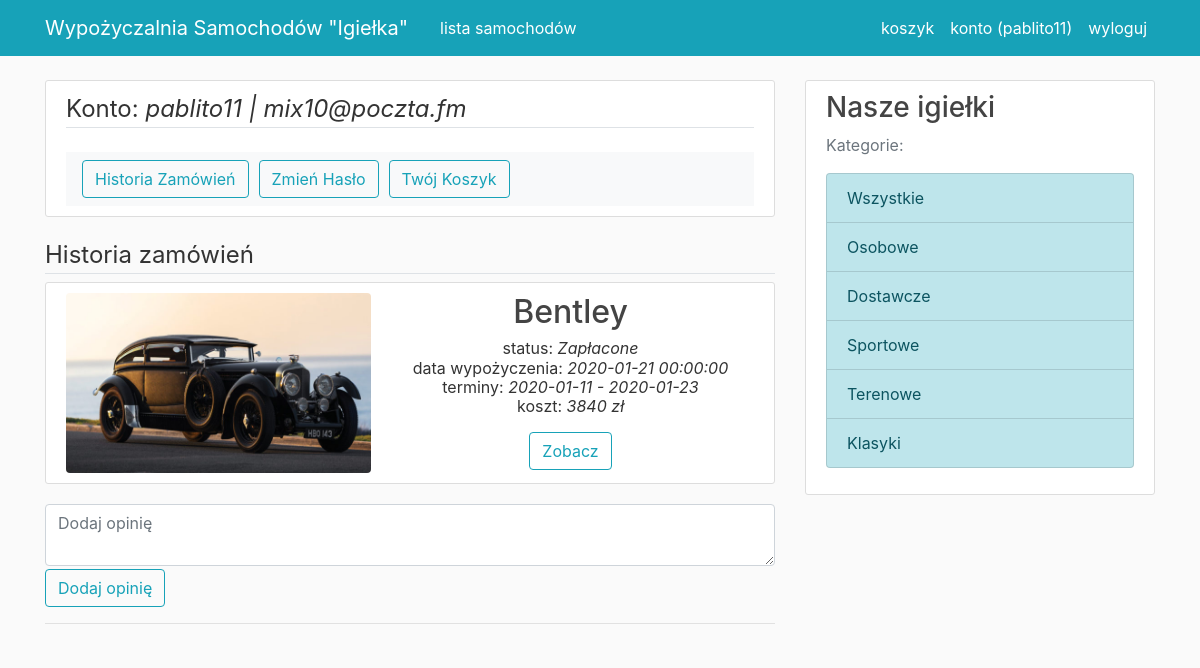
Screenshot of /account/history (signed in) with the database file from the repository.
### rent_app/models.py (models this page shows, shortened)
class User(db.Model, UserMixin):
    id = db.Column(db.Integer, primary_key = True)
    username = db.Column(db.String(20), unique=True, nullable=False)
    email = db.Column(db.String(30), unique=True, nullable=False)
    password= db.Column(db.String(60), nullable=False)
    orders = db.relationship('Order', backref='user', lazy=True )

class Order(db.Model):
    order_id = db.Column(db.Integer, primary_key=True)
    order_date = db.Column(db.DateTime, nullable = False, default = date.today())
    user_id = db.Column(db.Integer, db.ForeignKey('user.id'), nullable=False)
    car_id = db.Column(db.Integer, db.ForeignKey('car.id'), nullable=False)
    start_date = db.Column(db.Date, default = date.today())
    end_date = db.Column(db.Date, default = date.today())
    opinion = db.Column(db.String(250))
    opinion_date = db.Column(db.DateTime)
    pay_option = db.Column(db.String(30))
    status=db.Column(db.String(30), default="W trakcie")

class Car(db.Model):
    id = db.Column(db.Integer, primary_key=True)
    category = db.Column(db.String(30), nullable=False)
    image_file = db.Column(db.String(30), nullable=False)
    brand = db.Column(db.String(30), nullable=False)
    model = db.Column(db.String(30), nullable=False)
    type = db.Column(db.String(30), nullable=False)
    prod_year = db.Column(db.Integer, nullable=False)
    price = db.Column(db.Integer, nullable=False)
    seats = db.Column(db.Integer, nullable=False)
    gearcase = db.Column(db.String(10))
    fuel = db.Column(db.String(10))

### rent_app/routes.py (the view, shortened to what this page needs)
@app.route('/account/<option>', methods=["POST", "GET"])
@login_required
def account(option):
    form = ChangePassword()
    if option == "change_passwd":
        if form.validate_on_submit():
            current_user.password = bcrypt.generate_password_hash(form.password.data).decode('utf-8')
            db.session.commit()
            flash('hasło zostało zmienione!', 'success')
            return redirect(url_for('account', option='history'))
        else:
            return render_template('change_passwd.html', form=form)
    else:
        orders = Order.query.filter_by(user_id=current_user.id)
        cars_id = [order.car_id for order in orders]
        cars = [Car.query.filter_by(id=car_id).first() for car_id in cars_id]
        orders_cars = zip(orders,cars)
        return render_template('account.html',orders_cars=orders_cars)

### rent_app/forms.py (shortened to what this page needs)
class ChangePassword(FlaskForm):
    password = PasswordField('Nowe Hasło', validators = [DataRequired()])
    password2 = PasswordField('Powtórz Hasło', validators = [DataRequired(),EqualTo('password')])
    submit = SubmitField('Aktualizuj')

### rent_app/models.py (called while the page is built)
@login_manager.user_loader
def load_user(user_id):
    return User.query.get(int(user_id))

### rent_app/templates/account.html (shortened to what this page needs)
{% extends "base.html" %}
{% block content %}
<div class="content-section">
    <legend class="border-bottom mb-4">Konto: <i> {{current_user.username + " | " + current_user.email}}</i>  </legend>
    <nav class="navbar navbar-light bg-light">
        <form class="form-inline">
            <a href="{{url_for('account', option='history')}}" class="btn btn-outline-info" role="button" style="margin-right:10px;">Historia Zamówień</a>
            <a href="{{url_for('account', option='change_passwd')}}" class="btn btn-outline-info" role="button" style="margin-right:10px;">Zmień Hasło</a>
            <a href="{{url_for('basket')}}" class="btn btn-outline-info" role="button" style="margin-right:10px;">Twój Koszyk</a>
        </form>
    </nav>
</div>
    {% block account %}
    <legend class="border-bottom">Historia zamówień</legend>
        {% for order, car in orders_cars %}
<div class="media content-section">
        <div>
            <a href = "{{ (url_for('car_profile', car_id=car.id))}}">
                <img class="align-self-start mr-3 img-fluid article-img rounded" src="../static/photos/{{car.image_file}}" alt="Generic placeholder image">
            </a>
        </div>
        <div class="media-body text-center">
            <h2><a class="article-title" href="{{ (url_for('car_profile', car_id=car.id))}}">{{ car.brand + " " + car.model }}</a></h2>
            <p class="article-content">status: <i> {{ order.status }}</i><br>
                data wypożyczenia: <i>{{ order.order_date }} </i><br>
                terminy: <i> {{ order.start_date }} - {{order.end_date}}</i><br>
                koszt: <i> {{ (order.end_date - order.start_date).days * car.price }} zł</i><br>
            </p>
              <a href= "{{ (url_for('car_profile', car_id=car.id)) }}" class="btn btn-outline-info align-bottom" role = "button">Zobacz</a>
        </div>
</div>
<div style="margin-bottom:5px">
                <form class="form-group" method="POST" action="{{ url_for('account', option='add_opinion') }}">
                    {% if order.opinion %}
                    <textarea class="form-control" rows="2" name="opinion_text">{{order.opinion}}</textarea>
                    <input type="submit" class="btn btn-outline-info" style="margin-top: 3px;"  value="Edytuj opinię" >
                    {% else %}
                    <textarea class="form-control" rows="2" name="opinion_text" placeholder="Dodaj opinię"></textarea>
                    <input type="submit" class="btn btn-outline-info" style="margin-top: 3px;" value="Dodaj opinię">
                    {% endif %}
                </form>
            </div>
            <hr>
        {% endfor %}
    {% endblock account %}
{% endblock content%}

### rent_app/templates/base.html (shortened to what this page needs)
<!DOCTYPE html>
<html lang="en">
<head>
    <link rel="stylesheet" href="https://stackpath.bootstrapcdn.com/bootstrap/4.4.1/css/bootstrap.min.css">
     <link rel="stylesheet" type="text/css" href="{{ url_for('static', filename='main.css') }}">
</head>
<body>
    <header class="site-header">
      <nav class="navbar navbar-expand-md navbar-dark bg-info fixed-top">
        <div class="container">
          <a class="navbar-brand mr-4" href="/">Wypożyczalnia Samochodów "Igiełka"</a>
          <div class="collapse navbar-collapse" id="navbarToggle">
            <div class="navbar-nav mr-auto">
              <a class="nav-item nav-link" href="{{ url_for('home') }} ">lista samochodów</a>
            </div>
            <div class="navbar-nav">
                {% if current_user.is_authenticated %}
                    <a class="nav-item nav-link" href="{{ url_for('basket') }} ">koszyk</a>
                    <a class="nav-item nav-link" href="{{ url_for('account', option='history') }}">konto ({{ current_user.username }}) </a>
                    <a class="nav-item nav-link" href="{{ url_for('logout') }} ">wyloguj</a>
                {% else %}
                  <a class="nav-item nav-link" href="{{ url_for('login') }} ">logowanie</a>
                  <a class="nav-item nav-link" href="{{ url_for('register') }} ">rejestracja</a>
                {% endif %}
            </div>
          </div>
        </div>
      </nav>
    </header>
    <main role="main" class="container">
      <div class="row">
        <div class="col-md-8">
            {% block content %}{% endblock %}
        </div>
        <div class="col-md-4">
          <div class="content-section">
            <h3>Nasze igiełki</h3>
            <p class='text-muted'>Kategorie:
              <div class="list-group">
                <a href="{{ (url_for('filter', cat='wszystkie')) }}" class="list-group-item list-group-item-action list-group-item-info">Wszystkie</a>
                <a href="{{ (url_for('filter', cat='osobowe')) }}" class="list-group-item list-group-item-action list-group-item-info">Osobowe</a>
                <a href="{{ (url_for('filter', cat='dostawcze')) }}" class="list-group-item list-group-item-action list-group-item-info">Dostawcze</a>
                <a href="{{ (url_for('filter', cat='sportowe')) }}" class="list-group-item list-group-item-action list-group-item-info">Sportowe</a>
                <a href="{{ (url_for('filter', cat='terenowe')) }}" class="list-group-item list-group-item-action list-group-item-info">Terenowe</a>
                <a href="{{ (url_for('filter', cat='klasyki')) }}" class="list-group-item list-group-item-action list-group-item-info">Klasyki</a>
              </div>
            </p>
          </div>
        </div>
      </div>
    </main>
</body>
</html>

### rent_app/static/main.css (style rules this page uses)
body { background: #fafafa; color: #333333; margin-top: 5rem; }
h1, h2, h3, h4, h5, h6 { color: #444444; }
.site-header .navbar-nav .nav-link { color: #fff; }
.content-section { background: #ffffff; padding: 10px 20px; border: 1px solid #dddddd; border-radius: 3px; margin-bottom: 20px; }
.article-title { color: #444444; }
.article-content { line-height:1.2; }
.article-img { width:305px; height:180px; margin-right: 30px; }
.row:after { content: ""; display: table; clear: both; }
img { text-align: center; }

### rows the page displays
User: username "pablito11", username+email "pablito11 | mix10@poczta.fm"
Order: image_file (picture), model "Bentley", status "Zapłacone", order_date "2020-01-21 00:00:00", start_date "2020-01-11", end_date "2020-01-23", (order.end_date-order.start_date).days*car.price "3840"
